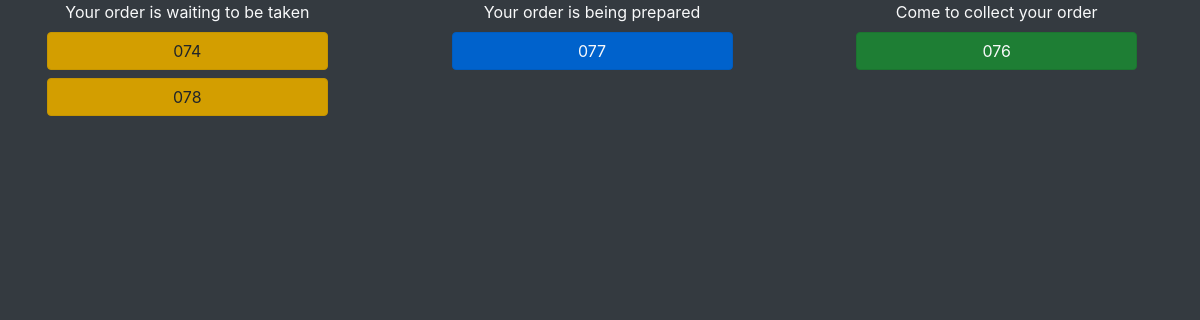
The app's page /ordersys/orders/customers/, older data.
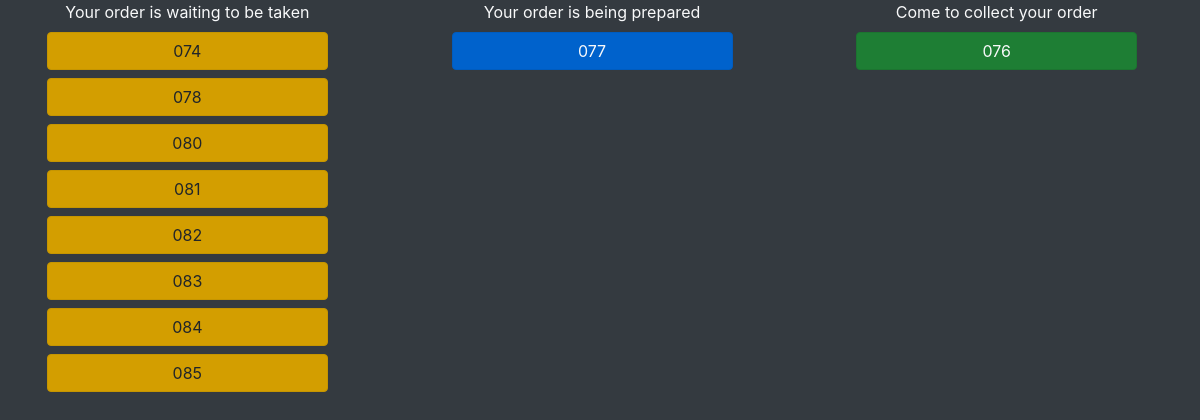
The same page, newer data.
### ordersys/models.py (models this page shows, shortened)
class Order(models.Model):
    ordered_items = models.ManyToManyField(Product, through='ProductAmount')
    date_ordered = models.DateTimeField("Ordered", auto_now=True)
    status = models.CharField(max_length=12, default="Pending")
    def __str__(self):
        return str(self.id)[1:]

### ordersys/views.py (the view)
# urls.py: path('orders/customers/', views.CustomersOrdersView.as_view(), name='customers'),
class CustomersOrdersView(generic.ListView):
    login_url = '/ordersys/login/'
    model=Order
    template_name = 'ordersys/customers.html'
    context_object_name = 'orders_list'
    orderint = ['id']
    def get_queryset(self):
        return Order.objects.exclude(status='Done').all()

### ordersys/templates/ordersys/customers.html (shortened to what this page needs)
<html>
    <head>
        <link rel="stylesheet" href="https://stackpath.bootstrapcdn.com/bootstrap/4.5.2/css/bootstrap.min.css">
    </head>
    <body class="bg-dark pr-3 d-flex justify-content-center">
        <div class="wrapper w-100">
            {% if orders_list %}
                <div class="row">
                    <div class="col">
                        <div class="wrapper d-flex justify-content-center text-light">Your order is waiting to be taken</div>
                        {% for order in orders_list %}
                            {% if order.status == "Pending" %}
                                <div class="d-flex justify-content-center">
                                    <button type="submit" class="btn active btn-warning mt-2 d-flex w-75 justify-content-center">{{order}}</button>
                                </div>
                            {% endif %}
                        {% endfor %}
                    </div>
                    <div class="col">
                        <div class="wrapper d-flex justify-content-center text-light">Your order is being prepared</div>
                        {% for order in orders_list %}
                            {% if order.status == "Prepare" %}
                                <div class="d-flex justify-content-center">
                                    <button type="submit" class="btn active btn-primary mt-2 d-flex w-75 justify-content-center text-light">{{order}}</button>
                                </div>
                            {% endif %}
                        {% endfor %}
                    </div>
                    <div class="col">
                        <div class="wrapper d-flex justify-content-center text-light">Come to collect your order</div>
                        {% for order in orders_list %}
                            {% if order.status == "Collect" %}
                                <div class="d-flex justify-content-center">
                                    <button type="submit" class="btn active btn-success mt-2 d-flex w-75 justify-content-center text-light">{{order}}</button>
                                </div>
                            {% endif %}
                        {% endfor %}
                    </div>
                </div>
            {% endif %}
        </div>
    </body>
</html>

Row changes from the older to the newer data that the page shows:
added Order: id "080"
added Order: id "081"
added Order: id "082"
added Order: id "083"
added Order: id "084"
added Order: id "085"
